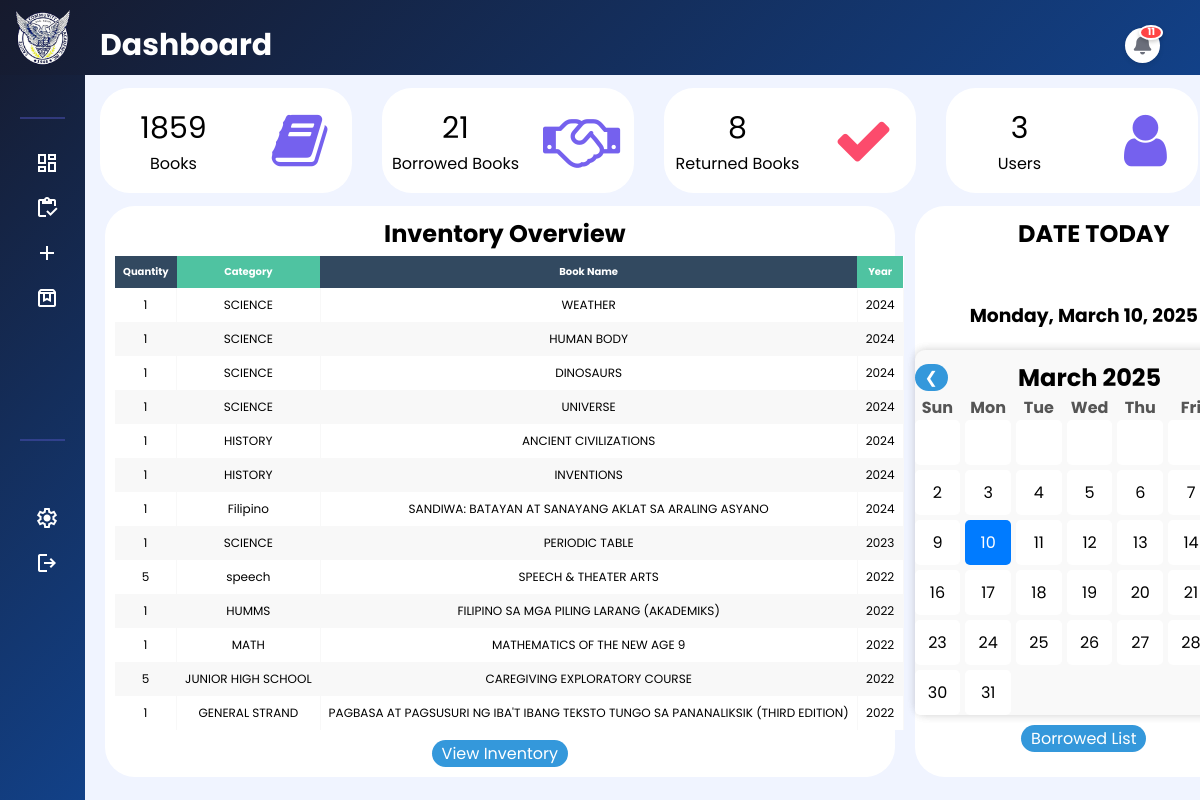
/php/home.php (signed in), run on the app's committed database.
### tables this page shows
CREATE TABLE `books` (
  `id` int(11) NOT NULL,
  `quantity` int(11) NOT NULL,
  `book_category` varchar(255) NOT NULL,
  `Classification` varchar(255) NOT NULL,
  `book_name` varchar(255) NOT NULL,
  `author` varchar(255) NOT NULL,
  `isbn` varchar(20) NOT NULL,
  `year` varchar(255) NOT NULL,
  `date_added` timestamp NOT NULL DEFAULT current_timestamp(),
  `temp_id` int(11) DEFAULT NULL
);

### php/home.php (the view, shortened to what this page needs)
<?php
require 'config.php';
$totalBooksQuery = $pdo->query("SELECT COUNT(*) AS total FROM books");
$totalBooks = $totalBooksQuery->fetchColumn();
$totalBorrowedQuery = $pdo->query("SELECT COUNT(*) AS total FROM borrowers");
$totalBorrowed = $totalBorrowedQuery->fetchColumn();
$totalReturnedQuery = $pdo->query("SELECT COUNT(*) AS total FROM borrowers WHERE borrow_status = 'returned' ");
$totalReturned = $totalReturnedQuery->fetchColumn();
$totalUsersQuery = $pdo->query("SELECT COUNT(*) AS total FROM ccai_user");
$totalUsers = $totalUsersQuery->fetchColumn();
$notificationCount = $pdo->query("SELECT COUNT(*) FROM borrowers
    WHERE borrow_status IN ('overdue', 'due today', 'due tomorrow', 'due after tomorrow')
    AND borrow_status != 'returned'")->fetchColumn();
?>
<?php
$books = [];
$itemsPerPage = 13;
$currentPage = isset($_GET['page']) ? (int)$_GET['page'] : 1;
$offset = ($currentPage - 1) * $itemsPerPage;
try {
    $countSql = "SELECT COUNT(*) FROM books WHERE 1=1";
    $countStmt = $pdo->prepare($countSql);
    $countStmt->execute();
    $totalBooks = $countStmt->fetchColumn();
} catch (PDOException $e) {
    echo "Error: " . $e->getMessage();
    die;
}
try {
    $sql = "SELECT id, quantity, book_category, Classification, book_name, author, isbn, year FROM books WHERE 1=1";
    $sql .= " ORDER BY
                CASE
                    WHEN year = 'N/A' THEN 1
                    ELSE 0
                END,
                year DESC";
    $sql .= " LIMIT :limit OFFSET :offset";
    $stmt = $pdo->prepare($sql);
    $stmt->bindValue(':limit', $itemsPerPage, PDO::PARAM_INT);
    $stmt->bindValue(':offset', $offset, PDO::PARAM_INT);
    $stmt->execute();
    $books = $stmt->fetchAll(PDO::FETCH_ASSOC);
} catch (PDOException $e) {
    echo "Error: " . $e->getMessage();
}
?>
<!DOCTYPE html>
<html>
<head>
    <link rel="stylesheet" type="text/css" href="../css/home.css">
    <link href="https://cdn.jsdelivr.net/npm/boxicons@2.1.4/css/boxicons.min.css" rel="stylesheet">
    <link rel="stylesheet" href="https://cdnjs.cloudflare.com/ajax/libs/font-awesome/5.15.4/css/all.min.css">
    <link href="https://maxcdn.bootstrapcdn.com/font-awesome/4.7.0/css/font-awesome.min.css" rel="stylesheet">
</head>
<body>
    <div class="header">
        <div class="sidebar-header">
            <img src="../img/logo.png" alt="Logo" class="nav-logo">
        </div>
        <div class="title-container">
            <h2 class="header-title">Dashboard</h2>
            <div class="header-controls">
                <a href="javascript:void(0);" onclick="showNotifications();" class="notification-button" title="Notifications">
                    <i class="fas fa-bell"></i>
                    <?php if ($notificationCount > 0): ?>
                        <span class="notification-badge"><?php echo $notificationCount; ?></span>
                    <?php endif; ?>
                </a>
            </div>
        </div>
    </div>
    <?php include 'navbar.php' ?>
    <div class="dashboard-container">
        <div class="banner-container">
            <div class="banner-1">
                <div class="value-container">
                    <div class="banner-value">
                        <p><?php echo htmlspecialchars($totalBooks); ?></p>
                    </div>
                    <div class="banner-title">
                        <p>Books</p>
                    </div>
                </div>
                <div class="icon-container">
                    <i class="fa fa-book" aria-hidden="true"></i>
                </div>
            </div>
            <div class="banner-1">
                <div class="value-container">
                    <div class="banner-value">
                        <p><?php echo htmlspecialchars($totalBorrowed); ?></p>
                    </div>
                    <div class="banner-title">
                        <p>Borrowed Books</p>
                    </div>
                </div>
                <div class="icon-container">
                    <i class="fa fa-handshake-o" aria-hidden="true"></i>
                </div>
            </div>
            <div class="banner-3">
                <div class="value-container">
                    <div class="banner-value">
                        <p><?php echo htmlspecialchars($totalReturned); ?></p>
                    </div>
                    <div class="banner-title">
                        <p>Returned Books</p>
                    </div>
                </div>
                <div class="icon-container">
                    <i class="fa fa-check" aria-hidden="true"></i>
                </div>
            </div>
            <div class="banner-1">
                <div class="value-container">
                    <div class="banner-value">
                        <p><?php echo htmlspecialchars($totalUsers); ?></p>
                    </div>
                    <div class="banner-title">
                        <p>Users</p>
                    </div>
                </div>
                <div class="icon-container">
                    <i class="fa fa-user" aria-hidden="true"></i>
                </div>
            </div>
        </div>
        <div class="table-container">
            <div class="div-1">
                <center>
                    <h2>Inventory Overview</h2>
                </center>
                <div class="content-container">
                    <div class="table-wrapper">
                        <table class="fl-table">
                            <thead>
                                <tr>
                                    <th>Quantity</th>
                                    <th>Category</th>
                                    <th>Book Name</th>
                                    <th>Year</th>
                                </tr>
                            </thead>
                            <tbody>
                                <?php if ($books) : ?>
                                    <?php foreach ($books as $book) : ?>
                                        <tr>
                                            <td><?php echo htmlspecialchars($book['quantity']); ?></td>
                                            <td><?php echo htmlspecialchars($book['book_category']); ?></td>
                                            <td><?php echo htmlspecialchars($book['book_name']); ?></td>
                                            <td><?php echo htmlspecialchars($book['year']); ?></td>
                                        </tr>
                                    <?php endforeach; ?>
                                <?php else : ?>
                                    <tr>
                                        <td colspan="8">No books found.</td>
                                    </tr>
                                <?php endif; ?>
                            </tbody>
                        </table>
                    </div>
                </div>
                <div class="view-button">
                    <button type="submit">
                        <a href="inventory.php">View Inventory</a></button>
                </div>
            </div>
            <div class="div-3">
                <div class="div-3-title-container">
                    <div class="div-3-title">
                        <h2>DATE TODAY</h2>
                    </div>
                </div>
                <h3 id="current-date"></h3>
                <div class="calendar-container">
                    <div class="calendar-container">
                        <div class="calendar-header">
                            <button id="prev-month">&#10094;</button>
                            <div id="month-year"></div>
                        </div>
                        <div class="calendar-body">
                            <div class="calendar-weekdays">
                                <div>Sun</div>
                                <div>Mon</div>
                                <div>Tue</div>
                                <div>Wed</div>
                                <div>Thu</div>
                                <div>Fri</div>
                            </div>
                            <div class="calendar-days" id="calendar-days"></div>
                        </div>
                    </div>
                </div>
                <div class="view-button">
                    <button type="submit">
                        <a href="borrowlist.php">Borrowed List</a></button>
                </div>
            </div>
        </div>
    </div>
</body>
</html>

### php/navbar.php (shortened to what this page needs)
<!DOCTYPE html>
<html lang="en">
<head>
  <link rel="stylesheet" href="../css/navbar.css">
</head>
<body>
  <aside class="sidebar">
    <div class="sidebar-header">
    <br>
    </div>
    <ul class="sidebar-links">
      <br>
      <h4>
        <div class="menu-separator"></div>
      </h4>
      <li>
        <a href="home.php">
          <span class="material-symbols-outlined"> dashboard </span>Dashboard
        </a>
      </li>
      <li>
        <a href="inventory.php">
          <span class="material-symbols-outlined"> inventory </span>Book Inventory
        </a>
      </li>
      <li>
        <a href="addition.php">
          <span class="material-symbols-outlined"> add </span>Add Book/s
        </a>
      </li>
      <li class="dropdown">
        <a href="#" class="dropdown-toggle">
          <span class="material-symbols-outlined"> box </span>
        </a>
      </li>
      <div class="account">
        <h4>
          <div class="menu-separator"></div>
        </h4>
        <h4>
        </h4>
        <li>
          <a href="settings.php"><span class="material-symbols-outlined"> settings </span>Settings</a>
        </li>
        <li>
          <a href="logout.php"><span class="material-symbols-outlined"> logout </span>Logout</a>
        </li>
      </div>
    </ul>
  </aside>
</body>
</html>

### css/home.css (style rules this page uses)
.header { display: flex; flex-direction: row; text-align: start; padding-left: 15px; background: linear-gradient(-45deg, #124188, #161a2d); color: white; font-size: 20px; height: 75px; position: sticky; top: 0; z-index: 2000; }
h2 { text-align: center; margin-left: 10px; }
.title-container h2 { text-align: start; margin-left: 10px; }
.title-container { margin: 25px 0px 10px 0px; width: 100%; }
.dashboard-container { display: flex; flex-direction: column; height: 89%; width: 94%; position: absolute; margin-left: 85px; }
.banner-container { display: flex; flex-direction: row; justify-content: center; align-items: center; position: relative; height: 30%; }
.banner-1 { display: flex; flex-direction: row; margin: 15px; background: white; position: relative; height: 80%; width: 25%; border: none; border-radius: 30px; }
.value-container { display: flex; flex-direction: column; justify-content: center; align-items: center; width: 70%; height: 100%; padding: 0; }
.icon-container { width: 50%; height: 100%; display: flex; flex-direction: column; justify-content: center; align-items: center; }
.icon-container .fa { text-align: center; color: #7561ee; font-size: 60px; width: 100px; line-height: 100px; }
.banner-3 .icon-container .fa { text-align: center; color: #fc4b6c; font-size: 60px; width: 100px; line-height: 100px; }
.banner-3 { display: flex; flex-direction: row; margin: 15px; background: white; position: relative; height: 80%; width: 25%; border: none; border-radius: 30px; }
.table-container { display: flex; flex-direction: row; position: relative; width: 100%; margin-bottom: 10px; }
.div-1 { padding: 10px; margin-left: 20px; background: white; border: none; border-radius: 30px; height: 100%; width: 70%; }
.div-3 { padding-top: 10px; margin-right: 20px; margin-left: 20px; background: white; border: none; border-radius: 30px; height: 100%; width: 30%; }
.div-3 h3 { text-align: center; margin-bottom: 20px; }
.div-3-title-container { margin-bottom: 50px; margin-left: 10px; }
.calendar-container { width: 350px; background-color: #f9f9f9; border-radius: 10px; box-shadow: 0px 0px 10px rgba(0, 0, 0, 0.1); padding: 0px; margin: 0 auto; }
.calendar-header { display: flex; justify-content: space-between; align-items: center; }
#month-year { font-size: 1.5rem; font-weight: bold; margin-top: 10px; }
.calendar-weekdays, .calendar-days { display: grid; grid-template-columns: repeat(7, 1fr); gap: 5px; text-align: center; }
.calendar-weekdays div { font-weight: bold; color: #555; }
.banner-value p { font-size: 30px; }
.table-wrapper { margin-top: 5px; }
.fl-table { padding: 40px; font-size: 10px; font-weight: normal; border: none; border-collapse: collapse; width: 100%; white-space: nowrap; background-color: white; overflow: scroll; position: relative; }
.fl-table td, .fl-table th { text-align: center; padding: 8px; }
.fl-table td { border-right: 1px solid #f8f8f8; font-size: 12px; }
.fl-table thead th { color: #ffffff; background: #4FC3A1; }
.fl-table thead th:nth-child(odd) { color: #ffffff; background: #324960; }
.fl-table tr:nth-child(even) { background: #F8F8F8; }
button { margin-top: 10px; width: auto; padding: 1px 10px 1px 10px; font-size: 16px; background-color: #3498db; color: white; border: none; border-radius: 40px; cursor: pointer; }
.view-button { display: flex; flex-direction: row; align-items: center; justify-content: center; padding-bottom: px; }
.view-button a { text-decoration: none; color: white; transition: .5s; }
.div-1, .div-2, .div-3 { animation: flyIn 1s ease-in-out; }
.div-1 { animation-delay: 0.2s; }
.div-3 { animation-delay: 0.2s; }
.banner-1, .banner-2, .banner-3 { animation: flyDown 1s ease-in-out; }
.banner-1 { animation-delay: 0.2s; }
.banner-3 { animation-delay: .2s; }

### data on the page
books: quantity "1", book_category "SCIENCE", book_name "WEATHER", year "2024"
books: quantity "1", book_category "SCIENCE", book_name "HUMAN BODY", year "2024"
books: quantity "1", book_category "SCIENCE", book_name "DINOSAURS", year "2024"
books: quantity "1", book_category "SCIENCE", book_name "UNIVERSE", year "2024"
books: quantity "1", book_category "HISTORY", book_name "ANCIENT CIVILIZATIONS", year "2024"
books: quantity "1", book_category "HISTORY", book_name "INVENTIONS", year "2024"
books: quantity "1", book_category "Filipino", book_name "SANDIWA: BATAYAN AT SANAYANG AKLAT SA ARALING ASYANO", year "2024"
books: quantity "1", book_category "SCIENCE", book_name "PERIODIC TABLE", year "2023"
books: quantity "5", book_category "speech", book_name "SPEECH & THEATER ARTS", year "2022"
books: quantity "1", book_category "HUMMS", book_name "FILIPINO SA MGA PILING LARANG (AKADEMIKS)", year "2022"
books: quantity "1", book_category "MATH", book_name "MATHEMATICS OF THE NEW AGE 9", year "2022"
books: quantity "5", book_category "JUNIOR HIGH SCHOOL", book_name "CAREGIVING EXPLORATORY COURSE", year "2022"
books: quantity "1", book_category "GENERAL STRAND", book_name "PAGBASA AT PAGSUSURI NG IBA'T IBANG TEKSTO TUNGO SA PANANALIKSIK (THIRD EDITION)", year "2022"

### other printed values
$notificationCount "11"
$totalBooks "1859"
$totalBorrowed "21"
$totalReturned "8"
$totalUsers "3"
